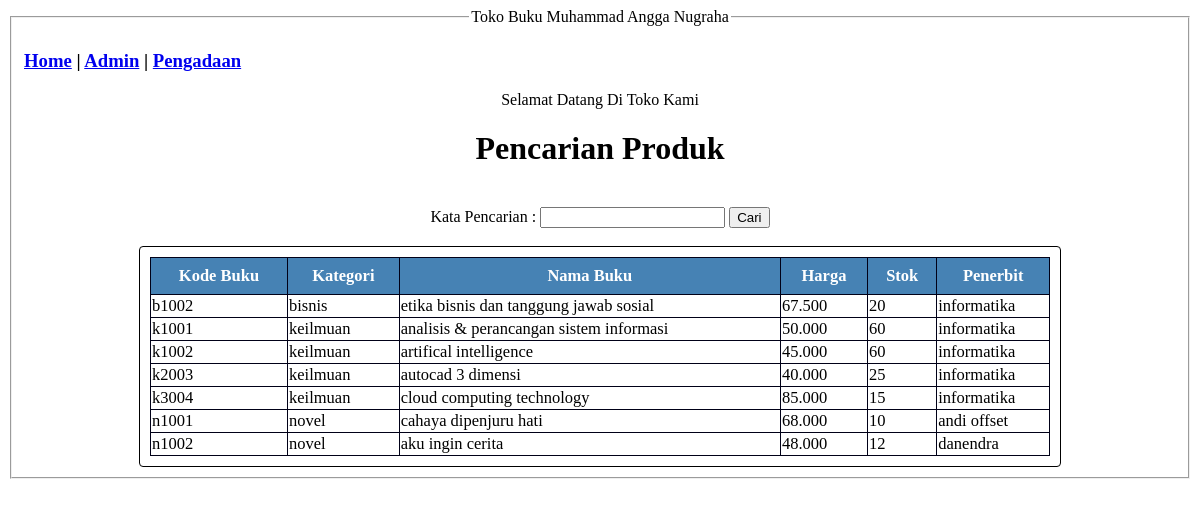
The page / on the database its author committed.
### tables this page shows
CREATE TABLE `tb_buku` (
  `id_buku` varchar(10) NOT NULL,
  `kategori` varchar(20) NOT NULL,
  `nama_buku` varchar(50) NOT NULL,
  `harga` varchar(10) NOT NULL,
  `stok` varchar(10) NOT NULL,
  `penerbit` varchar(20) NOT NULL
);

### index.php (the view, shortened to what this page needs)
<!DOCTYPE html>
<html lang="en">
<head>
    <link rel="stylesheet" href="style.css">
</head>
<body>
    <fieldset >
        <legend align="center">Toko Buku Muhammad Angga Nugraha</legend>
        <h3>
            <a href="index.php">Home</a> |
            <a href="admin.php">Admin</a> |
            <a href="Pengadaan.php">Pengadaan</a>
        </h3>
        <legend align="center">Selamat Datang Di Toko Kami</legend>
        <center><h1>Pencarian Produk</h1></center>
        <br>
        <form method="GET" action="index.php" style="text-align: center;">
        <label>Kata Pencarian : </label>
        <input type="text" name="kata_cari" value="<?php if(isset($_GET['kata_cari'])) { echo
        $_GET['kata_cari']; } ?>" />
        <button type="submit">Cari</button>
        </form>
<br>
<div class="table_keren">
    <table class="table_home">
        <thead>
        <tr>
        <th>Kode Buku</th>
        <th>Kategori</th>
        <th>Nama Buku</th>
        <th>Harga</th>
        <th>Stok</th>
        <th>Penerbit</th>
        </tr>
        </thead>
    <?php
    include 'koneksi.php';
    if(isset($_GET['kata_cari'])) {
    $kata_cari = $_GET['kata_cari'];
    $query = "SELECT * FROM tb_buku WHERE id_buku like '%".$kata_cari."%' OR
    nama_buku like '%".$kata_cari."%' ORDER BY id_buku ASC";
    } else {
    $query = "SELECT * FROM tb_buku ORDER BY id_buku ASC";
    }
    $result = mysqli_query($koneksi, $query);
    while ($row = mysqli_fetch_assoc($result)) {
        ?>
        <tr>
            <td><?php echo $row['id_buku']; ?></td>
            <td><?php echo $row['kategori']; ?></td>
            <td><?php echo $row['nama_buku']; ?></td>
            <td><?php echo $row['harga']; ?></td>
            <td><?php echo $row['stok']; ?></td>
            <td><?php echo $row['penerbit']; ?></td>
        <?php
        }
        ?>
        </table>
    </fieldset>
</body>
</html>

### style.css (style rules this page uses)
.table_keren { max-width: 900px; border: 1px solid black; padding: 10px; overflow: auto; margin: auto; border-radius: 4px; }
.table_home { width: 100%; font-size: 16.5px; border-collapse: collapse; }
table thead { background-color: steelblue; color: white; }
table thead th { padding: 8px; }
table th, table td { border: 1px solid #000017; }

### rows shown on the page
tb_buku: id_buku "b1002", kategori "bisnis", nama_buku "etika bisnis dan tanggung jawab sosial", harga "67.500", stok "20", penerbit "informatika"
tb_buku: id_buku "k1001", kategori "keilmuan", nama_buku "analisis & perancangan sistem informasi", harga "50.000", stok "60", penerbit "informatika"
tb_buku: id_buku "k1002", kategori "keilmuan", nama_buku "artifical intelligence", harga "45.000", stok "60", penerbit "informatika"
tb_buku: id_buku "k2003", kategori "keilmuan", nama_buku "autocad 3 dimensi", harga "40.000", stok "25", penerbit "informatika"
tb_buku: id_buku "k3004", kategori "keilmuan", nama_buku "cloud computing technology", harga "85.000", stok "15", penerbit "informatika"
tb_buku: id_buku "n1001", kategori "novel", nama_buku "cahaya dipenjuru hati", harga "68.000", stok "10", penerbit "andi offset"
tb_buku: id_buku "n1002", kategori "novel", nama_buku "aku ingin cerita", harga "48.000", stok "12", penerbit "danendra"
